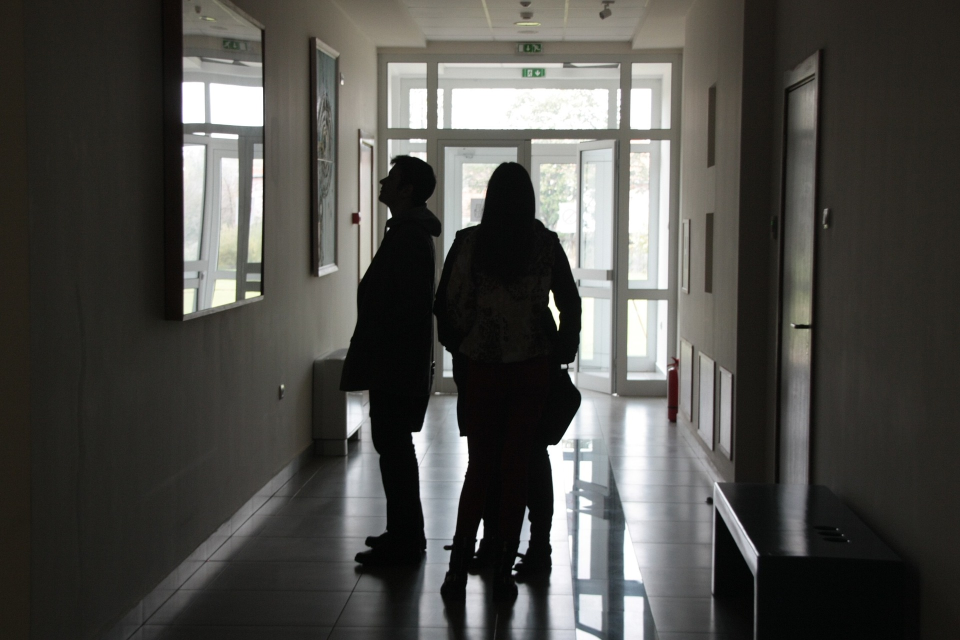
#> input picture Activity 01/dark_image.jpg, 1920 x 1280 px (shown at 1/2 size)
$ jupyter execute 'Activity 1.ipynb'
#> lines starting #> are read from the running program, lines starting #| are printed output that depends on the picture
# Activity 1.1

[cell 1]
import numpy as np
import matplotlib.pyplot as plt
from numpy import sin, cos, pi, sqrt

# SINUSOID

N = 400

x = np.linspace(-1,1,N)
y = sin(8*pi*x)    # sin(2k*pi x) k determines frequency per unit

X,Y = np.meshgrid(x,y)
sinusoid = np.transpose(Y)

plt.imshow(sinusoid, cmap='gray')
# [4 lines of commented-out code are left out]

[cell 2]
# GRATING

x = np.ones(N)
x *= -1

ctr = 0
div = 10

for j in range(int(N/div)):
    for i in range(ctr*div,N):
        x[i] *= -1
    ctr += 1

y = x

X,Y = np.meshgrid(x,y)

plt.imshow(X, cmap='gray')
# [4 lines of commented-out code are left out]

[cell 3]
# ANNULUS

N = 2000 # the higher num is the finer
x = np.linspace(-1,1,num = N)
y = x
X,Y = np.meshgrid(x,y)
R = np.sqrt(X**2 + Y**2)
A = np.zeros(np.shape(R))
A[np.where(R<0.9)] = 1.0       # set radius of 0.9 to 1 to create a disk
A[np.where(R<0.2)] = 0.0       # set radius of 0.2 back to 0 to punch a hole in the middle

plt.imshow(A, cmap='gray_r')
# [4 lines of commented-out code are left out]

[cell 4]
# JWST

def space(plots, occupied):
    coord = plots
    colors = ["white" if k == 0 else "yellow" for k in occupied.values()]

    # Horizontal coordinates array
    hcoord = [c[0] for c in coord]

    # Vertical coordinates array
    vcoord = [2.*sin(radians(60))*(c[1]-c[2])/3. for c in coord]


    fig, ax = plt.subplots(1, figsize=(8,8))
    ax.set_aspect('equal')


    for i, j, k in zip(hcoord, vcoord, colors):
        color = k[0]
        hex = RegularPolygon((i, j), numVertices=6, radius=2./3,
                             orientation=radians(30), facecolor = color,
                             alpha=0.3, edgecolor='k')
        ax.add_patch(hex)


    ax.scatter(hcoord, vcoord, alpha=0)

    plt.axis('off')
    plt.show()
#     plt.savefig('jwst.png')

[cell 5]
from numpy import radians
from matplotlib.patches import RegularPolygon

plots = [[0,0,0],
         [0,1,-1],
         [-1,1,0],
         [-1,0,1],
         [0,-1,1],
         [1,-1,0],
         [1,0,-1],
         [0,5.5,1.5],
         [1,4,1],
         [2,2.5,0.5],
         [2,0.5,0.5],
         [2,-1.5,0.5],
         [1,-2,1],
         [0,-2.5,1.5],
         [-1,-2,1],
         [-2,-1.5,0.5],
         [-2,0.5,0.5],
         [-2,2.5,0.5],
         [-1,4,1]
         ]

occupied = {
    "center": 0,
    "a": 1,
    "b": 1,
    "c": 1,
    "d": 1,
    "e": 1,
    "f": 1,
    "g": 1,
    "h": 1,
    "i": 1,
    "j": 1,
    "k": 1,
    "l": 1,
    "m": 1,
    "n": 1,
    "o": 1,
    "p": 1,
    "q": 1,
    "r": 1
}

space(plots, occupied)

# Activity 1.2

[cell 6]
from numpy import sin, cos, pi, sqrt

# OLYMPIC LOGO

N = 500
x = np.linspace(-10,10,N)
y = x
X,Y = np.meshgrid(x,y)
Rd = np.ones((N,N))
Gn = np.ones((N,N))
Bl = np.ones((N,N))

# draw colored circles
Rt,Rc,Ri,deg = 2,3,2.5,30

xt,yt = Rt*cos(deg*pi/180), Rt*sin(deg*pi/180)

# TOP MIDDLE (BLACK)
R = sqrt((X)**2 + (Y+Rt)**2)

Rd[np.where(R<Rc)] = 0.0    # RGB of BLACK ring
Gn[np.where(R<Rc)] = 0.0
Bl[np.where(R<Rc)] = 0.0

Rd[np.where(R<Ri)] = 1.0    # white inside
Gn[np.where(R<Ri)] = 1.0
Bl[np.where(R<Ri)] = 1.0

# TOP RIGHT (RED)
R = sqrt((X-4*xt)**2 + (Y+Rt)**2)

Rd[np.where(R<Rc)] = 1.0    # RGB of RED ring
Gn[np.where(R<Rc)] = 0.0
Bl[np.where(R<Rc)] = 0.0

Rd[np.where(R<Ri)] = 1.0    # white inside
Gn[np.where(R<Ri)] = 1.0
Bl[np.where(R<Ri)] = 1.0

# TOP LEFT (BLUE)
R = sqrt((X+4*xt)**2 + (Y+Rt)**2)

Rd[np.where(R<Rc)] = 0.0    # RGB of BLUE ring
Gn[np.where(R<Rc)] = 0.0
Bl[np.where(R<Rc)] = 1.0

Rd[np.where(R<Ri)] = 1.0    # white inside
Gn[np.where(R<Ri)] = 1.0
Bl[np.where(R<Ri)] = 1.0

# BOTTOM RIGHT (GREEN)
R = sqrt((X-2*xt)**2 + (Y-yt)**2)

Rd[np.where(R<Rc)] = 0.0    # RGB of GREEN ring
Gn[np.where(R<Rc)] = 1.0
Bl[np.where(R<Rc)] = 0.0

Rd[np.where(R<Ri)] = 1.0    # white inside
Gn[np.where(R<Ri)] = 1.0
Bl[np.where(R<Ri)] = 1.0

# BOTTOM LEFT (YELLOW)
R = sqrt((X+2*xt)**2 + (Y-yt)**2)

Rd[np.where(R<Rc)] = 1.0    # RGB of YELLOW ring
Gn[np.where(R<Rc)] = 1.0
Bl[np.where(R<Rc)] = 0.0

Rd[np.where(R<Ri)] = 1.0    # white inside
Gn[np.where(R<Ri)] = 1.0
Bl[np.where(R<Ri)] = 1.0

# OVERLAP TOP LEFT - BOTTOM LEFT (BLUE-YELLOW)
R1 = sqrt((X+4*xt)**2 + (Y+Rt)**2)
R2 = sqrt((X+2*xt)**2 + (Y-yt)**2)

for i in range(N):              # check if every pixel is between the gap of BLUE and YELLOW ring
    for j in range(N):
        if R1[i,j] < Rc and R2[i,j] < Ri:
            Rd[i,j] = 0.0
            Gn[i,j] = 0.0
            Bl[i,j] = 1.0

for i in range(N):              # set the actual gap between BLUE and YELLOW to white background
    for j in range(N):
        if R1[i,j] < Ri and R2[i,j] < Ri:
            Rd[i,j] = 1.0
            Gn[i,j] = 1.0
            Bl[i,j] = 1.0

# OVERLAP TOP MIDDLE - BOTTOM LEFT (BLACK-YELLOW)
R1 = sqrt((X)**2 + (Y+Rt)**2)
R2 = sqrt((X+2*xt)**2 + (Y-yt)**2)

for i in range(N):              # check if every pixel is between the gap of BLACK and YELLOW ring
    for j in range(N):
        if R1[i,j] < Rc and R2[i,j] < Ri:
            Rd[i,j] = 0.0
            Gn[i,j] = 0.0
            Bl[i,j] = 0.0

for i in range(N):              # set the actual gap between BLACK and YELLOW to white background
    for j in range(N):
        if R1[i,j] < Ri and R2[i,j] < Ri:
            Rd[i,j] = 1.0
            Gn[i,j] = 1.0
            Bl[i,j] = 1.0

# OVERLAP TOP MIDDLE - BOTTOM RIGHT (BLACK-GREEN)
R1 = sqrt((X)**2 + (Y+Rt)**2)
R2 = sqrt((X-2*xt)**2 + (Y-yt)**2)

for i in range(N):              # check if every pixel is between the gap of BLACK and GREEN ring
    for j in range(N):
        if R1[i,j] < Rc and R2[i,j] < Ri:
            Rd[i,j] = 0.0
            Gn[i,j] = 0.0
            Bl[i,j] = 0.0

for i in range(N):              # set the actual gap between BLACK and GREEN to white background
    for j in range(N):
        if R1[i,j] < Ri and R2[i,j] < Ri:
            Rd[i,j] = 1.0
            Gn[i,j] = 1.0
            Bl[i,j] = 1.0

# OVERLAP TOP RIGHT - BOTTOM RIGHT (RED-GREEN)
R1 = sqrt((X-4*xt)**2 + (Y+Rt)**2)
R2 = sqrt((X-2*xt)**2 + (Y-yt)**2)

for i in range(N):
    for j in range(N):
        if R1[i,j] < Rc and R2[i,j] < Ri:    # check if every pixel is between the gap of RED and GREEN ring
            Rd[i,j] = 1.0
            Gn[i,j] = 0.0
            Bl[i,j] = 0.0

for i in range(N):              # set the actual gap between RED and GREEN to white background
    for j in range(N):
        if R1[i,j] < Ri and R2[i,j] < Ri:
            Rd[i,j] = 1.0
            Gn[i,j] = 1.0
            Bl[i,j] = 1.0

I = np.zeros((N,N,3))

I[...,0] = Rd
I[...,1] = Gn
I[...,2] = Bl

fig = plt.figure()
plt.imshow(I)
# [4 lines of commented-out code are left out]

# ACTIVITY 1.3

[cell 7]
# DARK IMAGE

# I/O CURVE TWEAKED USING GIMP

dark_img = plt.imread('dark_image.jpg')
#> dark_img is the input picture: shape (1280, 1920, 3); mean R, G, B 77.6, 76.9, 73.2
dark_img_tweaked = plt.imread('dark_image_tweaked.png')
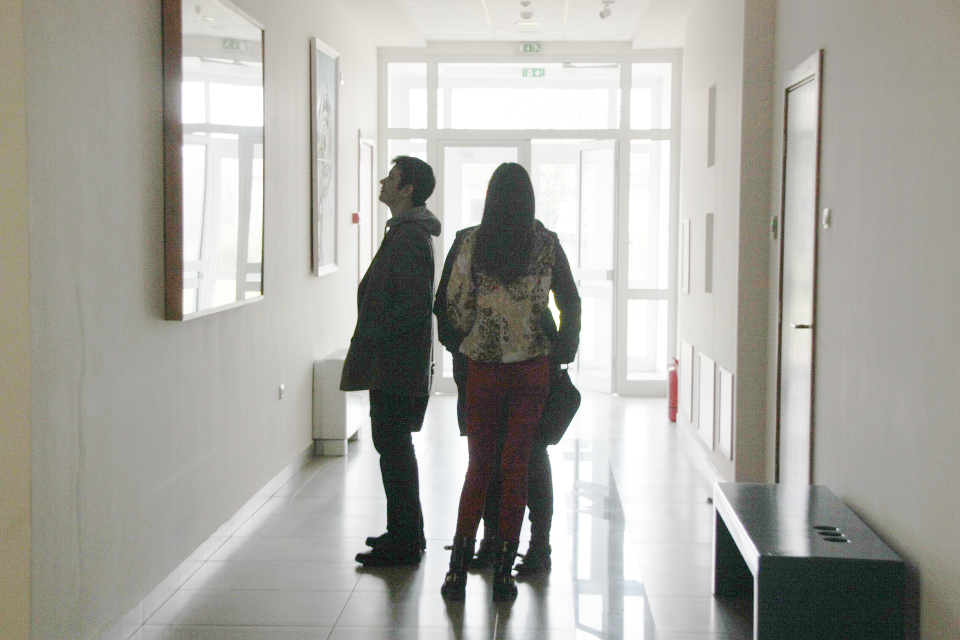
#> input picture Activity 01/dark_image_tweaked.png, 1920 x 1280 px (shown at 1/2 size)
#> dark_img_tweaked is the input picture: shape (1280, 1920, 3) float32; mean R, G, B 0.663, 0.658, 0.635

plt.imshow(dark_img)

[cell 8]
plt.imshow(dark_img_tweaked)

# ACTIVITY 1.4

[cell 9]
# HISTOGRAM BACKPROJECTION
def mean_gray(img):
    grayscale = np.dot(img[...,:3],[0.2989, 0.5870, 0.1140])
    return grayscale

dark_img = plt.imread('dark_image.jpg')
dark_img_gray = mean_gray(dark_img)

plt.imshow(dark_img_gray,cmap='gray')

[cell 10]
dark_img_gray_norm = 255*dark_img_gray/dark_img_gray.max()

plt.figure(figsize=(15,5))

plt.subplot(121)
dark_img_gray_PDF, bins = np.histogram(dark_img_gray_norm, bins=256, density=True)    # normalized histogram
#> dark_img_gray_PDF = 256 values, max 0.0226 at index 34, min 2.9e-05 at index 0, mean 0.00392; bins = 257 values from 0 to 255
plt.xlim(0,255)
plt.title('PDF of original image')
plt.plot(bins[:-1], dark_img_gray_PDF)

cumsum = np.cumsum(dark_img_gray_PDF)
#> cumsum = 256 values from 2.9e-05 to 1
plt.subplot(122)
plt.xlim(0,255)
plt.title('CDF of riginal image')
dark_img_gray_CDF = plt.plot(bins[:-1],cumsum)
#> dark_img_gray_CDF = 1 item

plt.show()

[cell 11]
# desired CDF (Linear)

desired_x = np.arange(0,256)
desired_y = np.linspace(0,1,256)

plt.title("Desired CDF (Linear)")
plt.xlim(0,255)
plt.ylim(0,1)
plt.plot(desired_x, desired_y)
plt.savefig('linear.png')
plt.show()

[cell 12]
dark_img_gray_int = dark_img_gray.astype(int)

old_x = desired_x
new_x = cumsum*255
#> new_x = 256 values from 0.0074 to 256

dark_img_gray_flat = dark_img_gray_int.ravel()

index = np.searchsorted(old_x, dark_img_gray_flat)

dark_img_gray_flat[:] = new_x[index]

[cell 13]
plt.figure(figsize=(15,5))

plt.subplot(121)
plt.title('Original image')
plt.imshow(dark_img_gray, cmap='gray')

plt.subplot(122)
plt.title('Histogram equalized image (Linear)')
plt.imshow(dark_img_gray_int, cmap = 'gray')
plt.savefig('dark_image_enhanced_linear.png')
plt.show()

[cell 14]
plt.figure(figsize=(15,5))

plt.subplot(121)
dark_img_eqlzd_PDF, bins = np.histogram(dark_img_gray_int, bins=256, density=True)    # normalized histogram
#> dark_img_eqlzd_PDF = 256 values, max 0.0229 at index 97, min 0 at index 1, mean 0.00398; bins = 257 values from 0 to 251
plt.xlim(0,255)
plt.title('PDF of histogram equalized image')
plt.plot(bins[:-1], dark_img_eqlzd_PDF)

cumsum = np.cumsum(dark_img_eqlzd_PDF)
#> cumsum = 256 values from 0.00543 to 1.02
plt.subplot(122)
plt.xlim(0,255)
plt.title('CDF of histogram equalized image')
dark_img_gray_CDF = plt.plot(bins[:-1],cumsum)
plt.savefig('dark_image_enhanced_linear_PDF_CDF.png')

plt.show()

[cell 15]
# desired CDF (Sigmoid)

def sigmoid(x):
    return 1 / (1 + np.exp((med-x)/15))

def inverse_sigmoid(y):
    return med - 15*np.log(abs((1/y)-1))

sigmoid_x = np.arange(0,256)
med = np.median(sigmoid_x)
sigmoid_y = sigmoid(sigmoid_x)

plt.title("Desired CDF (Sigmoid)")
plt.xlim(0,255)
plt.ylim(0,1)
plt.plot(sigmoid_x, sigmoid_y)
plt.savefig('sigmoid.png')
plt.show()

[cell 16]
dark_img_gray_norm = 255*dark_img_gray/dark_img_gray.max()

dark_img_gray_PDF, bins = np.histogram(dark_img_gray_norm, bins=256, density=True)
#> bins = 257 values from 0 to 255

cumsum = np.cumsum(dark_img_gray_PDF)
#> cumsum = 256 values from 2.9e-05 to 1

[cell 17]
dark_img_gray_int = dark_img_gray.astype(int)

old_x = desired_x
new_x = inverse_sigmoid(cumsum)
#> new_x = 256 values from -29.22 to 210.7

mask = np.in1d(dark_img_gray_int,old_x)

index = np.searchsorted(old_x,dark_img_gray_int.ravel()[mask])

dark_img_gray_int.ravel()[mask] = new_x[index]

[cell 18]
# Same plotting parameters
plt.figure(figsize = (15,5))


plt.subplot(121)
plt.title("Original image")
plt.imshow(dark_img_gray, cmap = 'gray')

plt.subplot(122)
plt.title('Histogram equalized image (Sigmoid)')
plt.imshow(dark_img_gray_int, cmap = 'gray')
plt.savefig('dark_image_enhanced_sigmoid.png')

plt.show()

[cell 19]
plt.figure(figsize=(15,5))

plt.subplot(121)
dark_img_eqlzd_PDF, bins = np.histogram(dark_img_gray_int, bins=256, density=True)    # normalized histogram
#> dark_img_eqlzd_PDF = 256 values, max 0.0262 at index 174, min 0 at index 1, mean 0.00457; bins = 257 values from -29 to 190
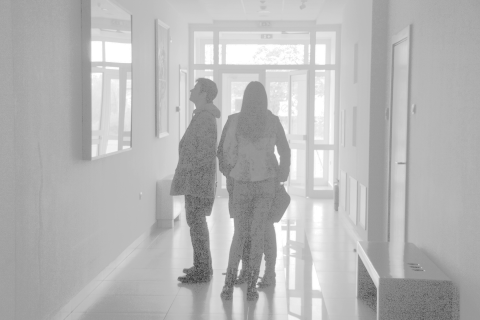
#> dark_img_gray_int: shape (1280, 1920) int64 (shown at 1/4 size); min -29, max 190, mean 127.3; drawn with min black and max white
plt.title('PDF of histogram equalized image')
plt.plot(bins[:-1], dark_img_eqlzd_PDF)

cumsum = np.cumsum(dark_img_eqlzd_PDF)
#> cumsum = 256 values from 7.75e-05 to 1.17
plt.subplot(122)
plt.title('CDF of histogram equalized image')
dark_img_eqlzd_CDF = plt.plot(cumsum)
#> dark_img_eqlzd_CDF = 1 item
plt.savefig('dark_image_enhanced_sigmoid_PDF_CDF.png')

plt.show()

# ACTIVITY 1.5

[cell 20]
# CONTRAST STRECTCHING
def mean_gray(img):
    grayscale = np.dot(img[...,:3],[0.2989, 0.5870, 0.1140])
    return grayscale

dark_img = plt.imread('dark_image.jpg')
dark_img_gray = mean_gray(dark_img)

plt.imshow(dark_img_gray,cmap='gray')

[cell 21]
dark_img_gray_norm = 255*dark_img_gray/dark_img_gray.max()

binss = np.arange(0,256)

plt.figure(figsize=(15,5))

plt.subplot(121)
dark_img_gray_PDF, bins = np.histogram(dark_img_gray_norm, bins=256, density=True)    # normalized histogram
#> bins = 257 values from 0 to 255
plt.xlim(0,255)
plt.title('PDF of original image')
plt.plot(binss, dark_img_gray_PDF)

dark_img_gray_CDF = np.cumsum(dark_img_gray_PDF)
#> dark_img_gray_CDF = 256 values from 2.9e-05 to 1
plt.subplot(122)
plt.xlim(0,255)
plt.title('CDF of original image')
plt.plot(binss,dark_img_gray_CDF)
plt.savefig('contrast_stretch_orig_PDF_CDF.png')
plt.show()

[cell 22]
def contrast_stretch(img_gray,min_percentile,max_percentile):
#> called with min_percentile = 0.3, max_percentile = 0.6
    img_gray_norm = 255*img_gray/img_gray.max()
    img_gray_PDF, bins = np.histogram(img_gray, bins=np.arange(0,256), density=True)
#> img_gray_PDF = 255 values, max 0.0224 at index 34, min 6.63e-05 at index 0, mean 0.00392; bins = 256 values from 0 to 255
    img_gray_CDF = np.cumsum(img_gray_PDF)
#> img_gray_CDF = 255 values from 6.63e-05 to 1

    mins = np.where(img_gray_CDF <= min_percentile)
    I_min = mins[0].max()
#> I_min = 30

    maxs = np.where(img_gray_CDF >= max_percentile)
    I_max = maxs[0].min()
#> I_max = 65

    I = (img_gray - I_min)/(I_max - I_min)*255

    return I

[cell 23]
plt.figure(figsize=(15,5))
plt.subplot(121)
plt.imshow(dark_img_gray,cmap='gray')
plt.title('Original image')

dark_img_gray_stretched = contrast_stretch(dark_img_gray,0.3,0.6)
plt.subplot(122)
plt.imshow(dark_img_gray_stretched,cmap='gray')
plt.title('Contrast stretched image')
# plt.savefig('contrast_stretch.png')
plt.show()

[cell 24]
bins = np.arange(0,256)
plt.figure(figsize=(15,5))

plt.subplot(121)
dark_img_gray_stretched_PDF, bins = np.histogram(dark_img_gray_stretched, bins=bins, density=True)    # normalized histogram
#> dark_img_gray_stretched_PDF = 255 values, max 0.0389 at index 27, min 0 at index 3, mean 0.00392; bins = 256 values from 0 to 255
plt.title('PDF of contrast stretched image')
plt.plot(dark_img_gray_stretched_PDF)

dark_img_gray_stretched_CDF = np.cumsum(dark_img_gray_stretched_PDF)
#> dark_img_gray_stretched_CDF = 255 values from 0.0132 to 1
plt.subplot(122)
plt.title('CDF of stretched image')
plt.plot(dark_img_gray_stretched_CDF)
plt.savefig('contrast_stretch_new_PDF_CDF.png')
plt.show()

[cell 25]
percentiles = [[0.0001,1],[0.1,0.9],[0.15,0.8],[0.2,0.7],[0.25,0.6]]
colors = ['r','orange','y','g','b']
CDF_array = []

bins = np.arange(0,256)

for i in range(len(percentiles)):
    print('min: {}, max: {}'.format(percentiles[i][0],percentiles[i][1]))

    dark_img_gray_stretched = contrast_stretch(dark_img_gray,percentiles[i][0],percentiles[i][1])
    dark_img_gray_stretched = np.reshape(dark_img_gray_stretched, (-1,1))
    plt.figure(figsize=(15,5))

    plt.subplot(121)
    dark_img_gray_stretched_PDF = plt.hist(dark_img_gray_stretched, bins=bins, density=True)
    plt.title('PDF of contrast stretched image')

    dark_img_gray_stretched_CDF = np.cumsum(dark_img_gray_stretched_PDF[0])
    dark_img_gray_stretched_CDF = np.reshape(dark_img_gray_stretched_CDF,(-1,1))
    CDF_array.append(dark_img_gray_stretched_CDF)
    plt.subplot(122)
    plt.title('CDF of stretched image')
    plt.plot(dark_img_gray_stretched_CDF, color=colors[i])

    plt.show()
#> this loop made 5 passes
#> (I_min in contrast_stretch, I_max in contrast_stretch) on passes 3 to 5: (16, 132), (23, 98), (27, 65)
#> pass 1, `plt.show()`:
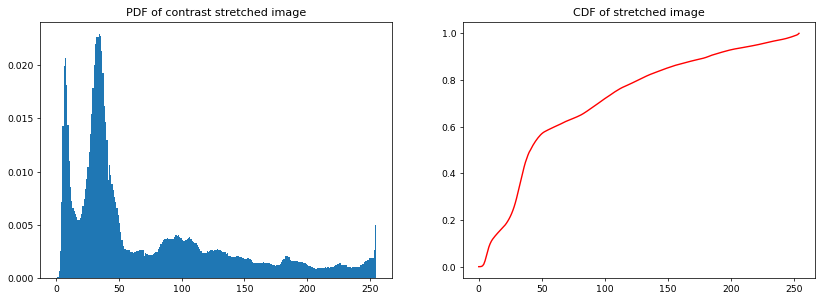
#> figure drawn by matplotlib, 2 panels; panel 1: tallest bar 0.0229 high, from x = 34 to 35; panel 2: curve peaks at x = 254, y = 1
#> after the loop, CDF_array = 5 items

for i in range(len(percentiles)):
    plt.plot(CDF_array[i],label=percentiles[i], color=colors[i])

plt.legend()
plt.title('CDF of stretched image')
plt.savefig('contrast_stretch_plot.png')
plt.show()

# ACTIVITY 1.6

## Contrast stretching

[cell 26]
room = plt.imread('room.jpg')
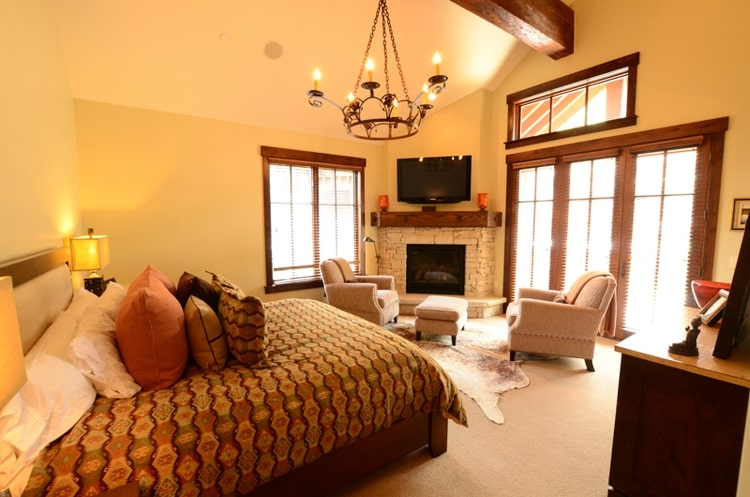
#> input picture Activity 01/room.jpg, 750 x 497 px
#> room is the input picture: shape (497, 750, 3); mean R, G, B 189.3, 136.5, 85.3
bins = np.arange(0,256)

room_r = room[:,:,0]
room_g = room[:,:,1]
room_b = room[:,:,2]

stretched_r = contrast_stretch(room_r,0.2,0.6)
stretched_g = contrast_stretch(room_g,0.2,0.6)
stretched_b = contrast_stretch(room_b,0.2,0.6)
#> in contrast_stretch (call 9), `img_gray_norm = 255*img_gray/img_gray.max()`:
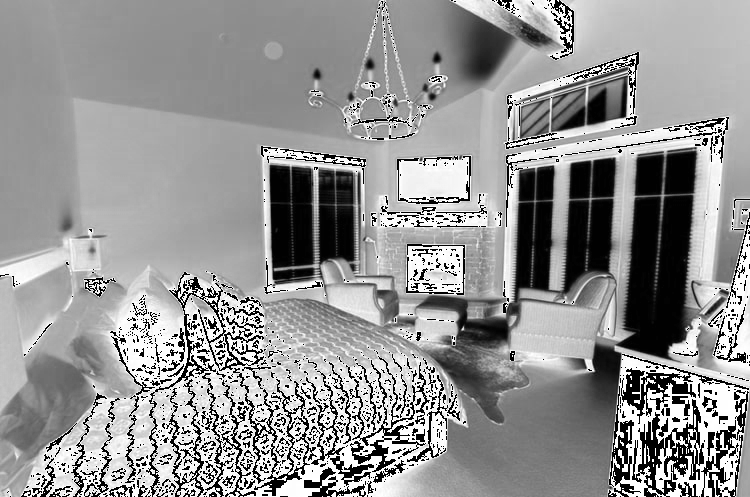
#> img_gray_norm: shape (497, 750) float64; min 0, max 1, mean 0.583
#> in contrast_stretch (call 9), `img_gray_PDF, bins = np.histogram(img_gray, bins=np.arange(0,256), den..`: img_gray_PDF = 255 values, max 0.086 at index 0, min 0.000392 at index 223, mean 0.00392
#> in contrast_stretch (call 9), `img_gray_CDF = np.cumsum(img_gray_PDF)`: img_gray_CDF = 255 values from 0.086 to 1
#> in contrast_stretch (call 9), `mins = np.where(img_gray_CDF <= min_percentile)`: mins = ([0, 1, 2, 3, 4, 5, 6, 7, 8, 9],)
#> in contrast_stretch (call 9), `I_min = mins[0].max()`: I_min = 9
#> in contrast_stretch (call 9), `I_max = maxs[0].min()`: I_max = 98

stretched_r = np.clip(stretched_r, 0, 1)
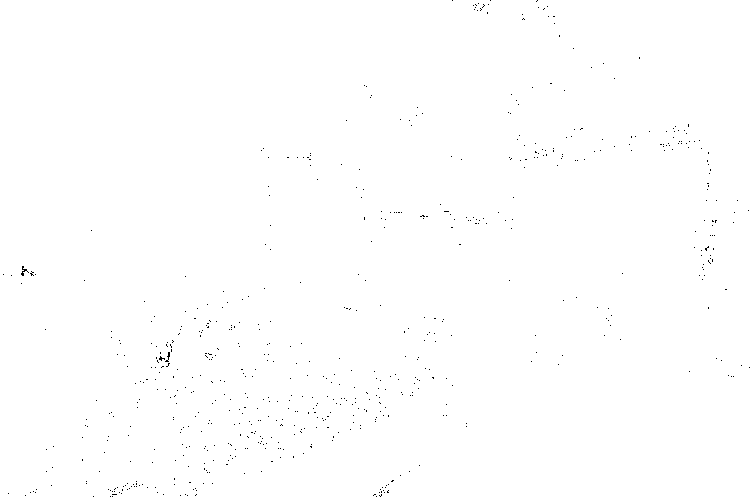
#> stretched_r: shape (497, 750) float64; values 0 (black) and 1 (white), 99.8% white; black in thin lines or dots
stretched_g = np.clip(stretched_g, 0, 1)
stretched_b = np.clip(stretched_b, 0, 1)

room_stretched = np.dstack([stretched_r,stretched_g,stretched_b])

plt.figure(figsize=(14,5))
plt.subplot(121)
plt.imshow(room)
plt.subplot(122)
plt.imshow(room_stretched)

# img_gray = room_r
# min_percentile = 1
# max_percentile = 0.6

# # img_gray_norm = 255*img_gray/img_gray.max()
# img_gray_PDF, bins = np.histogram(img_gray, bins=256, density=True)
# img_gray_CDF = np.cumsum(img_gray_PDF)

# mins = np.where(img_gray_CDF <= min_percentile)
# # I_min = mins[0].max()

# # maxs = np.where(img_gray_CDF >= max_percentile)
# # I_max = maxs[0].min()

# # I = (img_gray - I_min)/(I_max - I_min)*255

# mins

# plt.plot(img_gray_PDF)

# room_r

## Gray World Algorithm

[cell 27]
def gray_world(img):

    img = plt.imread('room.jpg')
    img_r = img[:,:,0]
    img_g = img[:,:,1]
    img_b = img[:,:,2]

    r_ave = img_r.mean()
#> r_ave = 189.3
    g_ave = img_g.mean()
#> g_ave = 136.5
    b_ave = img_b.mean()
#> b_ave = 85.35

    r_gw = img_r/r_ave
    g_gw = img_g/g_ave
    b_gw = img_b/b_ave

    r_gw = np.clip(r_gw, 0, 1)
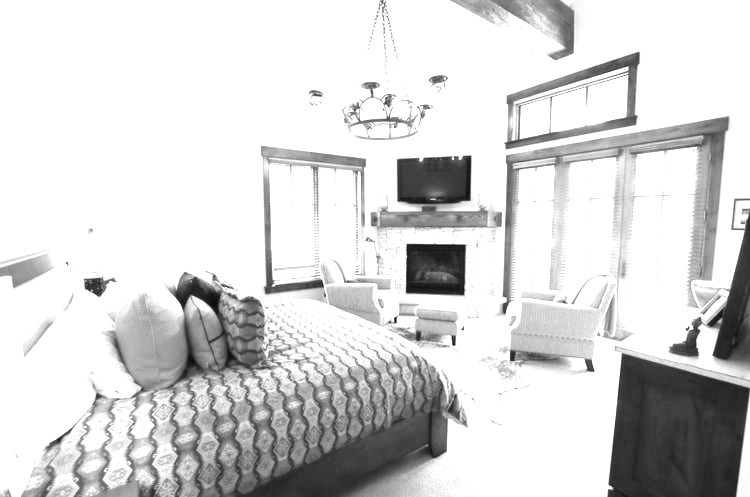
#> r_gw: shape (497, 750) float64; min 0.0264, max 1, mean 0.839
    g_gw = np.clip(g_gw, 0, 1)
    b_gw = np.clip(b_gw, 0, 1)

    img_gw = np.dstack([r_gw,g_gw,b_gw])

    return img_gw

room_gw = gray_world(room)

# [4 lines of commented-out code are left out]
plt.imshow(room_gw)
plt.imsave('room_grayworld.png',room_gw)
# plt.show()

[cell 28]
room_white_patch = room[0:90, 100:200, :]

room_white_patch_r = room_white_patch[:, :, 0]
room_white_patch_g = room_white_patch[:, :, 1]
room_white_patch_b = room_white_patch[:, :, 2]

white_r_ave = room_white_patch_r.mean()
#> white_r_ave = 254
white_g_ave = room_white_patch_g.mean()
#> white_g_ave = 190.3
white_b_ave = room_white_patch_b.mean()
#> white_b_ave = 110.9

room_wb_r = room[:, :, 0] / white_r_ave
room_wb_g = room[:, :, 1] / white_g_ave
room_wb_b = room[:, :, 2] / white_b_ave

room_wb_r = np.clip(room_wb_r, 0, 1)
room_wb_g = np.clip(room_wb_g, 0, 1)
room_wb_b = np.clip(room_wb_b, 0, 1)

room_wb = np.dstack([room_wb_r, room_wb_g, room_wb_b])

plt.figure(figsize=(15,5))
plt.subplot(121)
plt.imshow(room)
plt.subplot(122)
plt.imshow(room_wb)
plt.show()

plt.imsave('room_whitepatch.png',room_wb)
